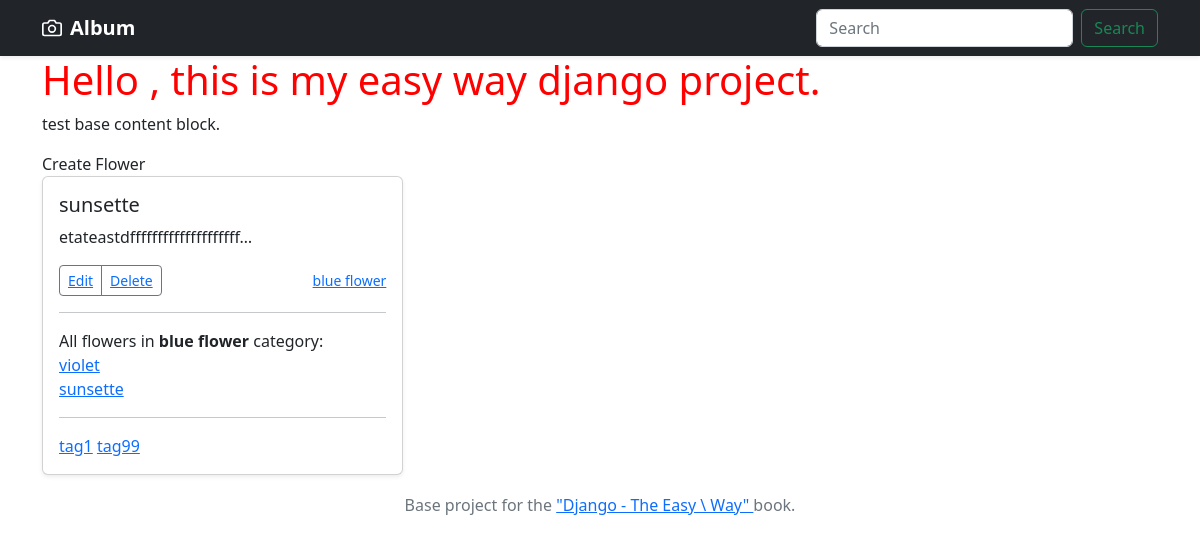
Page /tags/tag1 on the committed database.
### myapp/models.py (models this page shows, shortened)
class Flower(models.Model):
    title = models.CharField(max_length=255, default='')
    description = models.TextField(default='')
    slug = models.SlugField(blank=True, default='')
    category = models.ForeignKey(Category, null=True, on_delete=models.PROTECT)
    tags = models.ManyToManyField(Tag)
    def __str__(self):
        return self.title

class Category(models.Model):
    title = models.CharField(max_length=255, default='')
    def __str__(self):
        return self.title

class Tag(models.Model):
    title = models.CharField(max_length=255, default='')
    slug = models.SlugField(blank=True, default='')
    def __str__(self):
        return self.title

### myapp/views.py (the view)
# urls.py: path('tags/<slug:slug>', myapp_views.tags, name='tags'),
def tags(request, slug=None):
    flowers = Flower.objects.filter(tags__slug=slug)
    return render(request, 'myapp/index.html', {'flowers': flowers})

### myapp/templates/myapp/index.html
{% extends 'base/base.html' %}
{% block content %}
<h1>Hello , this is my easy way django project.</h1>
<p>test base content block.</p>
        <a class="nav-link" href="flower/create/">
            Create Flower
        </a>
<div class="row row-cols-1 row-cols-sm-2 row-cols-md-3 g-3">
    {% for flower in flowers %}
    <div class="col">
        <div class="card shadow-sm">
            <div class="card-body">
                <h5 class="card-title">{{ flower.title }}</h5>
                <p class="card-text">{{ flower.description|truncatechars:30 }}</p>
                <div class="d-flex justify-content-between align-items-center">
                    <div class="btn-group">
                        <button type="button" class="btn btn-sm btn-outline-secondary"><a
                                href="{% url 'detail' flower.slug %}" class="card_link">Edit</a></button>
                        <button type="button" class="btn btn-sm btn-outline-secondary"><a
                                href="adminmyapp/flower/{{ flower.id }}/delete/" class="card_link">Delete</a></button>
                    </div>
                    <small class="text-muted"><a href="#" class="card_link">{{ flower.category }}</a></small>
                </div>
                <hr>
                All flowers in <strong>{{ flower.category }}</strong> category: <br>
                {% for flower_cate in flower.category.flower_set.all %}
                <a href="#" class="card_link">{{ flower_cate }}</a><br>
                {% endfor %}
                <hr>
                {% for tag in flower.tags.all %}
                <a href="{% url 'tags' tag.slug %}" class="card_link">{{ tag }}</a>
                {% endfor %}
            </div>
        </div>
    </div>
    {% endfor %}
</div>
{% endblock %}

### base/static/base/css/style.css (style rules this page uses)
h1 { color: red; }

### rows in the picture
Flower: title "sunsette", description "etateastdffffffffffffffffffff…", category "blue flower"
Flower: title "violet"
Tag: title "tag1"
Tag: title "tag99"
